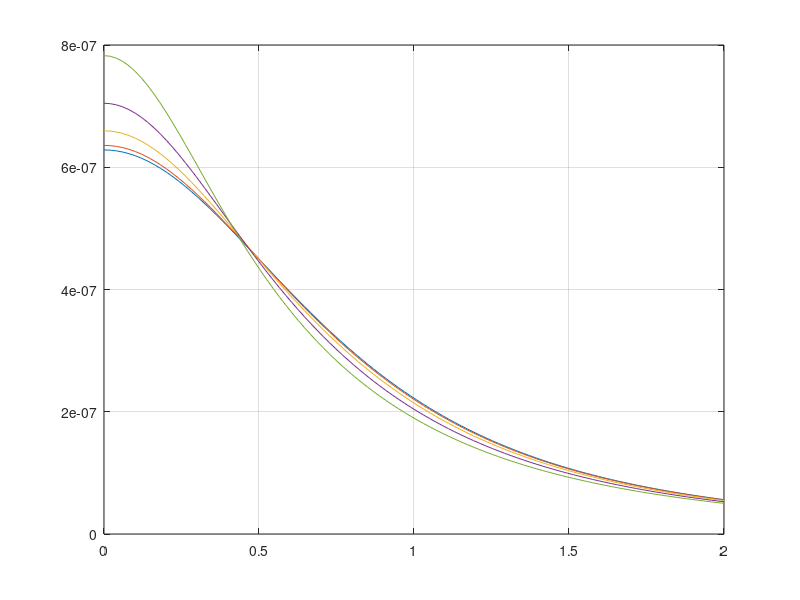

The MATLAB source for this figure:
clear all,  clc
axiallimit = 2.0; % meters from center
radiallimit = 0.5; % maximum radius to investigate
curveqty = 5;
z = linspace(0,axiallimit);
rvec = linspace(0, radiallimit, curveqty);

a =1;   % Coil radius
% z =3;   % Distance from the coil along the axis 
for i = 1 : length(rvec)
    r =rvec(i);   % Off axis distance

    I =1;   % Current
    uo = 4*pi*1e-7;
%%############################################ Encoded
    at =a;   % Coil radius
    zt =z;   % Distance from the coil along the axis 
    rt =r;   % Off axis distance

    k2 = abs(4*rt.*at ./(zt.^2 +(at+rt).^2));        %input for elliptic integrals
    [K,E] = ellipke(k2);           %elliptic integrals of first and second kind 
    Bz2 = (((uo*I)/(2*pi))*(1./sqrt(zt.^2 +(at+rt).^2)).*((((at.^2) - (zt.^2) - (rt.^2))./(zt.^2 + (rt-at).^2)).*E + K));
%%############################################ http://nbviewer.jupyter.org/github/tiggerntatie/emagnet-py/blob/master/offaxis/off_axis_loop.ipynb
    x = z;
    % Loop magnetic field calculus by using Biot-Savart law with respect elliptic integrals.pdf
    B0 = uo*I/(2*a);
    alpha = r./a;
    betha = x./a;
    gamma = x./r;
    Q = (1+alpha).^2+betha.^2; 
    k = sqrt(4.*alpha./Q);
    [K,E] = ellipke(k); 
    Bz1 = B0./(pi.*sqrt(Q)).*(E.*(1-alpha.^2-betha.^2./(Q-4.*alpha))+K);
%%############################################ "Simple Analytic Expressions
%%for the Magnetic Field of a Circular Current Loop.pdf"
alp = sqrt(a.^2+r.^2+z.^2-2*a*r);
bet = sqrt(a.^2+r.^2+z.^2+2*a*r);
k3 = sqrt(1-(alp.^2)./(bet.^2)).^2;
C = uo*I/pi;
    [K,E] = ellipke(k3); 
Bz3 = C./((2.*alp.^2).*bet).*((a.^2-r.^2-z.^2).*E+(alp.^2).*K);
%%############################################ 
    figure(2)
    plot(z,Bz2)
    hold on
    %     plot(z,Bz1,'r')
    %     hold off
    grid on
end
% legend('NewWeb','AlreadyCoded')